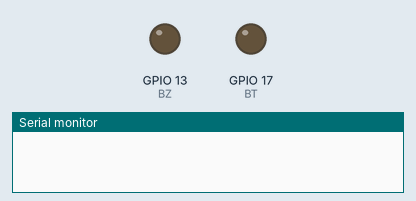
Simulated run of this sketch. Board: ESP32. Shown: output pins drawn as LEDs (lit = HIGH), the last lines printed to the serial monitor.

Above: at 0.1 s.
At 21.1 s:
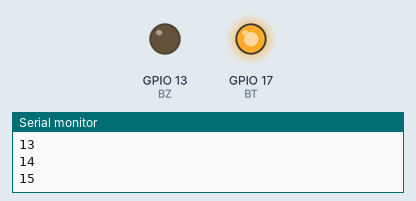
Timing chart, 0 to 22.6 s (numbered marks = the images above):
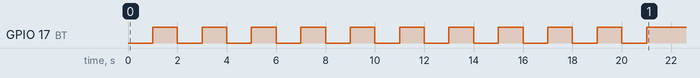

The sketch:

lab4.1.ino
```cpp
int BT = 17;
int BZ = 13;

//buzzer แบบใช้โค้ด analog จะเป็นเสียงถี่สูง ถ้าใช้ตัว HIGH, LOW จะเป็นเสียงกรึกถ้าเป็น ตัวเลข
//buzzer แบบใช้โค้ด digital จะเป็นเสียงกรึก ใช้ HIGH, LOW
// PWM  คือสัญญาณ analog

// ค่าความละเอียดของ ESP32 คือ 12bit
// there's 8bit (0-255 or 2^8),10bit (0-1024 or 2^10) and 12bit (0-4096 or 2^12)

void setup() {
  Serial.begin(115200);
  pinMode(BT, OUTPUT);
  pinMode(BZ, OUTPUT);
    int count = 5;
    while (count <= 15) {
      digitalWrite(BT, LOW); // LED on
      analogWrite(BZ, 0-4096); // Buzzer off
      delay(1000);
      Serial.println(count);
      digitalWrite(BT, HIGH); // LED off
      analogWrite(BZ, 0); // Buzzer on
      delay(1000);
      count++;
}
}

// this code will make the serial monitor count when the led on the board is off
// the led is active low

void loop() {

}
```
